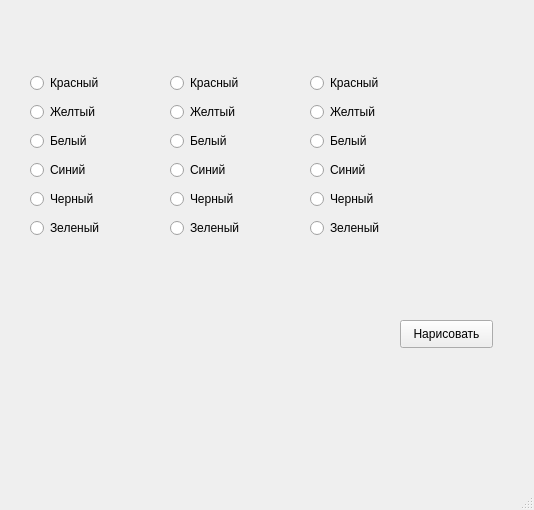
<?xml version="1.0" encoding="UTF-8"?>
<ui version="4.0">
 <class>MainWindow</class>
 <widget class="QMainWindow" name="MainWindow">
  <property name="geometry">
   <rect>
    <x>0</x>
    <y>0</y>
    <width>534</width>
    <height>510</height>
   </rect>
  </property>
  <property name="windowTitle">
   <string>MainWindow</string>
  </property>
  <widget class="QWidget" name="centralwidget">
   <widget class="QPushButton" name="pushButton">
    <property name="geometry">
     <rect>
      <x>400</x>
      <y>320</y>
      <width>93</width>
      <height>28</height>
     </rect>
    </property>
    <property name="text">
     <string>Нарисовать</string>
    </property>
   </widget>
   <widget class="QWidget" name="layoutWidget">
    <property name="geometry">
     <rect>
      <x>30</x>
      <y>70</y>
      <width>101</width>
      <height>171</height>
     </rect>
    </property>
    <layout class="QVBoxLayout" name="verticalLayout">
     <item>
      <widget class="QRadioButton" name="radioButton">
       <property name="text">
        <string>Красный</string>
       </property>
       <attribute name="buttonGroup">
        <string notr="true">buttonGroup</string>
       </attribute>
      </widget>
     </item>
     <item>
      <widget class="QRadioButton" name="radioButton_2">
       <property name="text">
        <string>Желтый</string>
       </property>
       <attribute name="buttonGroup">
        <string notr="true">buttonGroup</string>
       </attribute>
      </widget>
     </item>
     <item>
      <widget class="QRadioButton" name="radioButton_3">
       <property name="text">
        <string>Белый</string>
       </property>
       <attribute name="buttonGroup">
        <string notr="true">buttonGroup</string>
       </attribute>
      </widget>
     </item>
     <item>
      <widget class="QRadioButton" name="radioButton_4">
       <property name="text">
        <string>Синий</string>
       </property>
       <attribute name="buttonGroup">
        <string notr="true">buttonGroup</string>
       </attribute>
      </widget>
     </item>
     <item>
      <widget class="QRadioButton" name="radioButton_5">
       <property name="text">
        <string>Черный</string>
       </property>
       <attribute name="buttonGroup">
        <string notr="true">buttonGroup</string>
       </attribute>
      </widget>
     </item>
     <item>
      <widget class="QRadioButton" name="radioButton_6">
       <property name="text">
        <string>Зеленый</string>
       </property>
       <attribute name="buttonGroup">
        <string notr="true">buttonGroup</string>
       </attribute>
      </widget>
     </item>
    </layout>
   </widget>
   <widget class="QWidget" name="layoutWidget">
    <property name="geometry">
     <rect>
      <x>170</x>
      <y>70</y>
      <width>101</width>
      <height>171</height>
     </rect>
    </property>
    <layout class="QVBoxLayout" name="verticalLayout_2">
     <item>
      <widget class="QRadioButton" name="radioButton_7">
       <property name="text">
        <string>Красный</string>
       </property>
       <attribute name="buttonGroup">
        <string notr="true">buttonGroup_2</string>
       </attribute>
      </widget>
     </item>
     <item>
      <widget class="QRadioButton" name="radioButton_8">
       <property name="text">
        <string>Желтый</string>
       </property>
       <attribute name="buttonGroup">
        <string notr="true">buttonGroup_2</string>
       </attribute>
      </widget>
     </item>
     <item>
      <widget class="QRadioButton" name="radioButton_9">
       <property name="text">
        <string>Белый</string>
       </property>
       <attribute name="buttonGroup">
        <string notr="true">buttonGroup_2</string>
       </attribute>
      </widget>
     </item>
     <item>
      <widget class="QRadioButton" name="radioButton_10">
       <property name="text">
        <string>Синий</string>
       </property>
       <attribute name="buttonGroup">
        <string notr="true">buttonGroup_2</string>
       </attribute>
      </widget>
     </item>
     <item>
      <widget class="QRadioButton" name="radioButton_11">
       <property name="text">
        <string>Черный</string>
       </property>
       <attribute name="buttonGroup">
        <string notr="true">buttonGroup_2</string>
       </attribute>
      </widget>
     </item>
     <item>
      <widget class="QRadioButton" name="radioButton_12">
       <property name="text">
        <string>Зеленый</string>
       </property>
       <attribute name="buttonGroup">
        <string notr="true">buttonGroup_2</string>
       </attribute>
      </widget>
     </item>
    </layout>
   </widget>
   <widget class="QWidget" name="layoutWidget">
    <property name="geometry">
     <rect>
      <x>310</x>
      <y>70</y>
      <width>101</width>
      <height>171</height>
     </rect>
    </property>
    <layout class="QVBoxLayout" name="verticalLayout_3">
     <item>
      <widget class="QRadioButton" name="radioButton_13">
       <property name="text">
        <string>Красный</string>
       </property>
       <attribute name="buttonGroup">
        <string notr="true">buttonGroup_3</string>
       </attribute>
      </widget>
     </item>
     <item>
      <widget class="QRadioButton" name="radioButton_14">
       <property name="text">
        <string>Желтый</string>
       </property>
       <attribute name="buttonGroup">
        <string notr="true">buttonGroup_3</string>
       </attribute>
      </widget>
     </item>
     <item>
      <widget class="QRadioButton" name="radioButton_15">
       <property name="text">
        <string>Белый</string>
       </property>
       <attribute name="buttonGroup">
        <string notr="true">buttonGroup_3</string>
       </attribute>
      </widget>
     </item>
     <item>
      <widget class="QRadioButton" name="radioButton_16">
       <property name="text">
        <string>Синий</string>
       </property>
       <attribute name="buttonGroup">
        <string notr="true">buttonGroup_3</string>
       </attribute>
      </widget>
     </item>
     <item>
      <widget class="QRadioButton" name="radioButton_17">
       <property name="text">
        <string>Черный</string>
       </property>
       <attribute name="buttonGroup">
        <string notr="true">buttonGroup_3</string>
       </attribute>
      </widget>
     </item>
     <item>
      <widget class="QRadioButton" name="radioButton_18">
       <property name="text">
        <string>Зеленый</string>
       </property>
       <attribute name="buttonGroup">
        <string notr="true">buttonGroup_3</string>
       </attribute>
      </widget>
     </item>
    </layout>
   </widget>
   <widget class="QWidget" name="">
    <property name="geometry">
     <rect>
      <x>30</x>
      <y>285</y>
      <width>271</width>
      <height>71</height>
     </rect>
    </property>
    <layout class="QHBoxLayout" name="horizontalLayout">
     <item>
      <widget class="QLabel" name="label">
       <property name="text">
        <string/>
       </property>
      </widget>
     </item>
     <item>
      <widget class="QLabel" name="label_2">
       <property name="text">
        <string/>
       </property>
      </widget>
     </item>
     <item>
      <widget class="QLabel" name="label_3">
       <property name="text">
        <string/>
       </property>
      </widget>
     </item>
    </layout>
   </widget>
  </widget>
  <widget class="QMenuBar" name="menubar">
   <property name="geometry">
    <rect>
     <x>0</x>
     <y>0</y>
     <width>534</width>
     <height>26</height>
    </rect>
   </property>
  </widget>
  <widget class="QStatusBar" name="statusbar"/>
 </widget>
 <resources/>
 <connections/>
 <buttongroups>
  <buttongroup name="buttonGroup_2"/>
  <buttongroup name="buttonGroup"/>
  <buttongroup name="buttonGroup_3"/>
 </buttongroups>
</ui>
